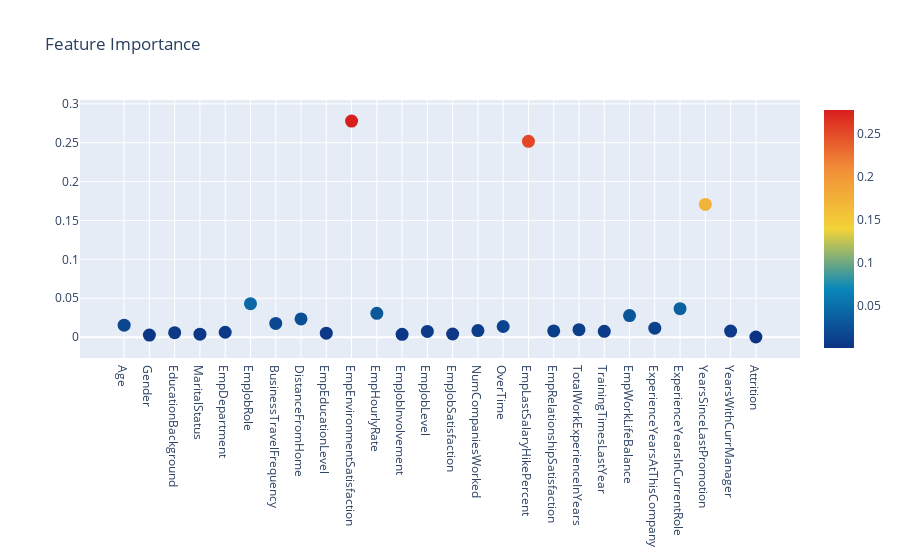

Notebook source saved alongside this figure:
### Code cell
# Scatter plot 
plot = go.Scatter(y = gb.feature_importances_, x = df.columns.values, mode='markers',  
        marker=dict(
        sizemode = 'diameter',
        sizeref = 1,
        size = 13,
        color = gb.feature_importances_,
        colorscale='Portland',
        showscale=True))
layout= go.Layout(autosize= True, title= 'Feature Importance', hovermode= 'closest')

fig = go.Figure(data=plot, layout=layout)
py.iplot(fig,filename='scatter')

### Figure 1 — Plotly figure (JSON) as saved in the notebook; plotly's stock layout.template omitted (floating-point values rounded to 4 significant figures)
{"data": [{"marker": {"color": [0.01535, 0.002613, 0.005687, 0.003778, 0.006291, 0.04297, 0.01767, 0.02337, 0.005028, 0.2779, 0.03057, 0.003568, 0.007391, 0.004032, 0.008493, 0.01365, 0.2518, 0.008045, 0.009618, 0.007464, 0.02775, 0.01153, 0.03665, 0.1707, 0.007823, 0.0002048], "colorscale": [[0, "rgb(12,51,131)"], [0.25, "rgb(10,136,186)"], [0.5, "rgb(242,211,56)"], [0.75, "rgb(242,143,56)"], [1, "rgb(217,30,30)"]], "showscale": true, "size": 13, "sizemode": "diameter", "sizeref": 1}, "mode": "markers", "type": "scatter", "x": ["Age", "Gender", "EducationBackground", "MaritalStatus", "EmpDepartment", "EmpJobRole", "BusinessTravelFrequency", "DistanceFromHome", "EmpEducationLevel", "EmpEnvironmentSatisfaction", "EmpHourlyRate", "EmpJobInvolvement", "EmpJobLevel", "EmpJobSatisfaction", "NumCompaniesWorked", "OverTime", "EmpLastSalaryHikePercent", "EmpRelationshipSatisfaction", "TotalWorkExperienceInYears", "TrainingTimesLastYear", "EmpWorkLifeBalance", "ExperienceYearsAtThisCompany", "ExperienceYearsInCurrentRole", "YearsSinceLastPromotion", "YearsWithCurrManager", "Attrition", "PerformanceRating"], "y": [0.01535, 0.002613, 0.005687, 0.003778, 0.006291, 0.04297, 0.01767, 0.02337, 0.005028, 0.2779, 0.03057, 0.003568, 0.007391, 0.004032, 0.008493, 0.01365, 0.2518, 0.008045, 0.009618, 0.007464, 0.02775, 0.01153, 0.03665, 0.1707, 0.007823, 0.0002048]}], "layout": {"autosize": true, "hovermode": "closest", "title": {"text": "Feature Importance"}, "xaxis": {"autorange": true, "range": [-1.595, 26.59], "type": "category"}, "yaxis": {"autorange": true, "range": [-0.02818, 0.3063], "type": "linear"}}}
